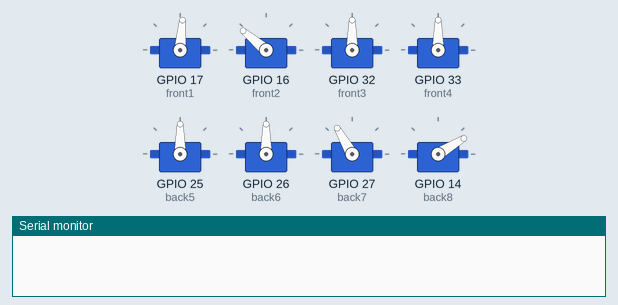
Recording of a sketch running on a simulated ESP32. Parts: 8 × servo, the last lines printed to the serial monitor.

Above: at 0.05 s.
At 0.55 s:
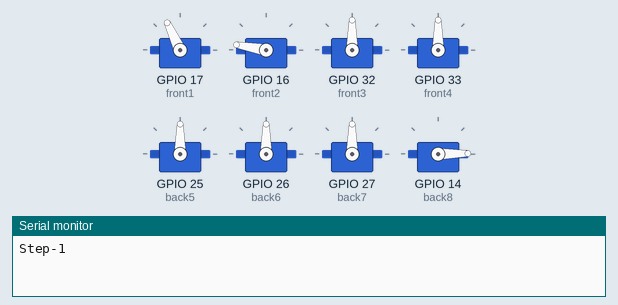
At 1.05 s:
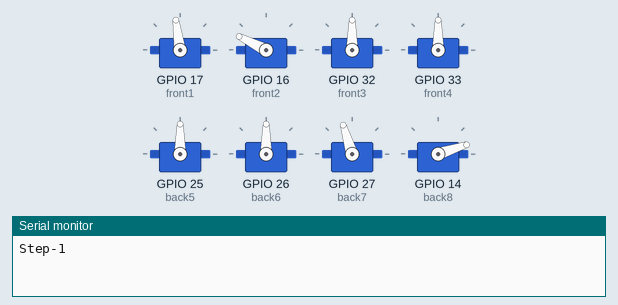
At 1.75 s:
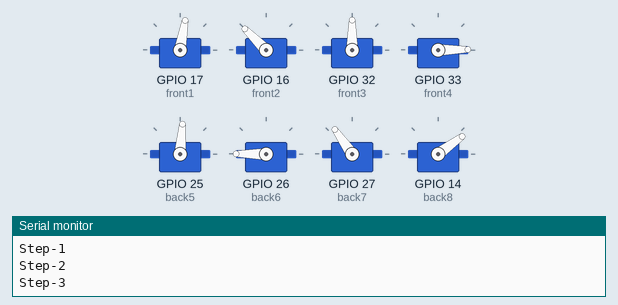
At 2.25 s:
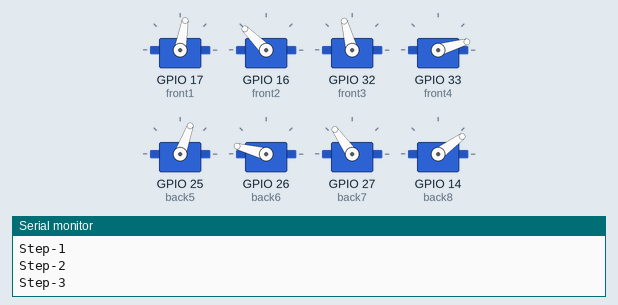
At 2.45 s:
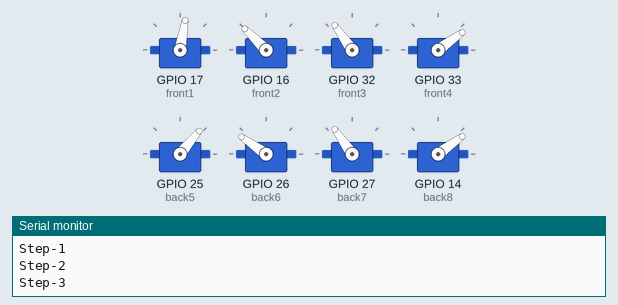
Timing chart, 0 to 5.7 s (numbered marks = the images above):
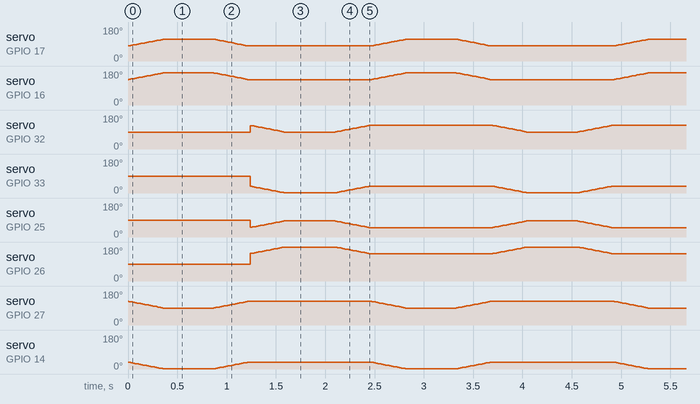

The sketch:

final_4Legs.ino
```cpp
#include <ESP32Servo.h>

#define front1 17
#define front2 16
#define front3 32
#define front4 33

#define back5 25
#define back6 26
#define back7 27
#define back8 14

Servo Servofront1;
Servo Servofront2;
Servo Servofront3;
Servo Servofront4;

Servo Servoback5;
Servo Servoback6;
Servo Servoback7;
Servo Servoback8;

void setup()
{
  Serial.begin(9600);
  Servofront1.attach(front1);
  Servofront2.attach(front2);
  Servofront3.attach(front3);
  Servofront4.attach(front4);

  Servoback5.attach(back5);
  Servoback6.attach(back6);
  Servoback7.attach(back7);
  Servoback8.attach(back8);

}


void loop()
{
  int pos = 0;
  // front right
  for (pos = 0; pos <= 35; pos++)
  {
    Servofront1.write(80 + pos);
    Servofront2.write(135 + (pos));
    Servoback7.write(125 - pos);
    Servoback8.write(36 - (pos));
    delay(10);
  }
  Serial.println("Step-1");
  delay(500);

  for (pos = 0; pos <= 35; pos++)
  {
    Servofront1.write(115 - pos);
    Servofront2.write(170 -  (pos));
    Servoback7.write(90 + pos);
    Servoback8.write(1 + (pos));
    delay(10);
  }
  Serial.println("Step-2");
  //  delay(1200);
  delay(10);


  // front left
  for (pos = 0; pos <= 35; pos++)
  {
    Servofront3.write(125 - pos);
    Servofront4.write(36 - pos);
    Servoback5.write(50 + pos);
    Servoback6.write(145 + (pos));
    delay(10);
  }
  Serial.println("Step-3");
  delay(500);

  for (pos = 0; pos <= 35; pos++)
  {
    Servofront3.write(90 + pos);
    Servofront4.write(1 + (pos));
    Servoback5.write(85 - pos);
    Servoback6.write(180 - (pos));
    delay(10);
  }
  Serial.println("Step-4");
  //  delay(1200);
  delay(10);


  // back right
  //  for (pos = 0; pos <= 35; pos++)
  //  {
  //    Servoback5.write(50 + pos);
  //    Servoback6.write(145 + (pos));
  //    delay(10);
  //  }
  //  Serial.println("Step-5");
  //  delay(500);
  //
  //  for (pos = 0; pos <= 35; pos++)
  //  {
  //    Servoback5.write(85 - pos);
  //    Servoback6.write(180 - (pos));
  //    delay(10);
  //  }
  //  Serial.println("Step-6");
  //  //  delay(1200);
  //  delay(10);


  // back left
  //  for (pos = 0; pos <= 35; pos++)
  //  {
  //    Servoback7.write(125 - pos);
  //    Servoback8.write(36 - (pos));
  //    delay(10);
  //  }
  //  Serial.println("Step-7");
  //  delay(500);
  //
  //  for (pos = 0; pos <= 35; pos++)
  //  {
  //    Servoback7.write(90 + pos);
  //    Servoback8.write(1 + (pos));
  //    delay(10);
  //  }
  //  Serial.println("Step-8");
  //  //  delay(1200);
  //  delay(10);


}
```
